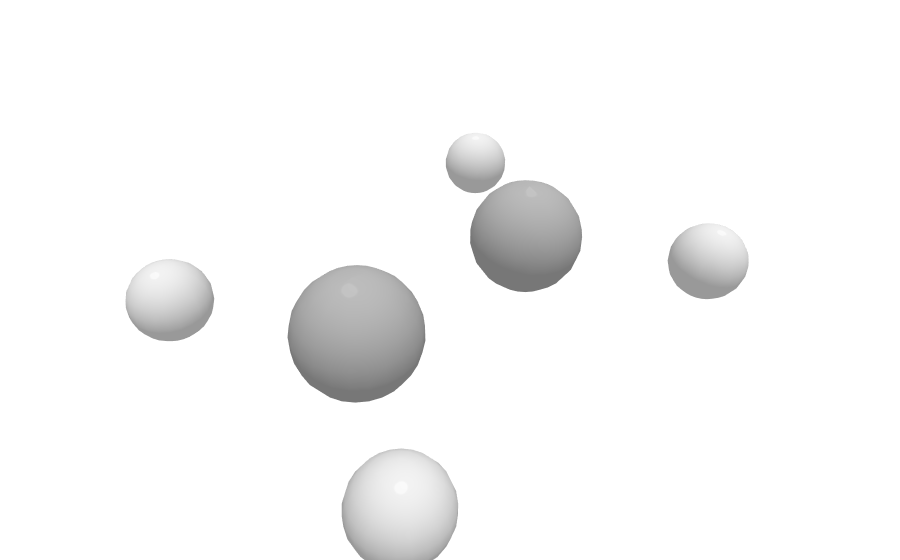

Notebook source saved alongside this figure:
### Markdown cell above
## Example 1: Simple call of the function with positions xyz and labels

### Code cell
# The geometry of ethylene C2H4 in Angström
xyz = [
    [0.000, 0.000, 0.000],  # C
    [1.340, 0.000, 0.000],  # C
    [-0.545, 0.944, 0.000],  # H
    [-0.545, -0.944, 0.000],  # H
    [1.885, 0.944, 0.000],  # H
    [1.885, -0.944, 0.000],  # H
]

labels = ["C", "C", "H", "H", "H", "H"]
fig = Figure()
fig.add_atoms(xyz, labels)
fig.show()

### Figure 1 — Plotly figure (JSON) as saved in the notebook; plotly's stock layout.template omitted (floating-point values rounded to 4 significant figures; data arrays with more than 128 entries replaced by an {"elided": "..."} marker saying what was removed)
{"data": [{"alphahull": 0, "cmin": -7, "color": "rgba(198, 198, 198, 1.0)", "flatshading": false, "lighting": {"ambient": 0.6, "diffuse": 0.35, "facenormalsepsilon": 1e-15, "fresnel": 0.05, "roughness": 0.05, "specular": 0.03, "vertexnormalsepsilon": 1e-15}, "lightposition": {"x": 100, "y": 100, "z": 0}, "type": "mesh3d", "x": {"elided": "288 float values"}, "y": {"elided": "288 float values"}, "z": {"elided": "288 float values"}}, {"alphahull": 0, "cmin": -7, "color": "rgba(198, 198, 198, 1.0)", "flatshading": false, "lighting": {"ambient": 0.6, "diffuse": 0.35, "facenormalsepsilon": 1e-15, "fresnel": 0.05, "roughness": 0.05, "specular": 0.03, "vertexnormalsepsilon": 1e-15}, "lightposition": {"x": 100, "y": 100, "z": 0}, "type": "mesh3d", "x": {"elided": "288 float values"}, "y": {"elided": "288 float values"}, "z": {"elided": "288 float values"}}, {"alphahull": 0, "cmin": -7, "color": "rgba(255, 255, 255, 1.0)", "flatshading": false, "lighting": {"ambient": 0.6, "diffuse": 0.35, "facenormalsepsilon": 1e-15, "fresnel": 0.05, "roughness": 0.05, "specular": 0.03, "vertexnormalsepsilon": 1e-15}, "lightposition": {"x": 100, "y": 100, "z": 0}, "type": "mesh3d", "x": {"elided": "288 float values"}, "y": {"elided": "288 float values"}, "z": {"elided": "288 float values"}}, {"alphahull": 0, "cmin": -7, "color": "rgba(255, 255, 255, 1.0)", "flatshading": false, "lighting": {"ambient": 0.6, "diffuse": 0.35, "facenormalsepsilon": 1e-15, "fresnel": 0.05, "roughness": 0.05, "specular": 0.03, "vertexnormalsepsilon": 1e-15}, "lightposition": {"x": 100, "y": 100, "z": 0}, "type": "mesh3d", "x": {"elided": "288 float values"}, "y": {"elided": "288 float values"}, "z": {"elided": "288 float values"}}, {"alphahull": 0, "cmin": -7, "color": "rgba(255, 255, 255, 1.0)", "flatshading": false, "lighting": {"ambient": 0.6, "diffuse": 0.35, "facenormalsepsilon": 1e-15, "fresnel": 0.05, "roughness": 0.05, "specular": 0.03, "vertexnormalsepsilon": 1e-15}, "lightposition": {"x": 100, "y": 100, "z": 0}, "type": "mesh3d", "x": {"elided": "288 float values"}, "y": {"elided": "288 float values"}, "z": {"elided": "288 float values"}}, {"alphahull": 0, "cmin": -7, "color": "rgba(255, 255, 255, 1.0)", "flatshading": false, "lighting": {"ambient": 0.6, "diffuse": 0.35, "facenormalsepsilon": 1e-15, "fresnel": 0.05, "roughness": 0.05, "specular": 0.03, "vertexnormalsepsilon": 1e-15}, "lightposition": {"x": 100, "y": 100, "z": 0}, "type": "mesh3d", "x": {"elided": "288 float values"}, "y": {"elided": "288 float values"}, "z": {"elided": "288 float values"}}], "layout": {"dragmode": "orbit", "margin": {"b": 0, "l": 0, "r": 0, "t": 0}, "scene": {"aspectmode": "data", "xaxis": {"showbackground": false, "showgrid": false, "showline": false, "showspikes": false, "showticklabels": false, "ticks": "", "title": {"text": ""}, "zeroline": false}, "yaxis": {"showbackground": false, "showgrid": false, "showline": false, "showspikes": false, "showticklabels": false, "ticks": "", "title": {"text": ""}, "zeroline": false}, "zaxis": {"showbackground": false, "showgrid": false, "showline": false, "showspikes": false, "showticklabels": false, "ticks": "", "title": {"text": ""}, "zeroline": false}}, "showlegend": false}}
